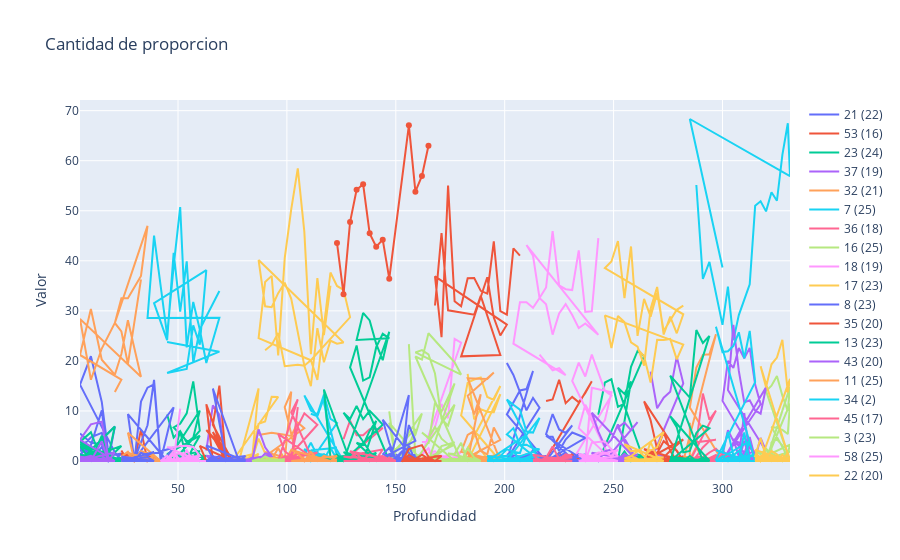

Notebook source saved alongside this figure:
### Code cell
fig = go.Figure()

for element in df_features_2_62["Cluster"].unique():
    nameCluster = str(element) + " (" +  str(len(df_features_2_62[df_features_2_62["Cluster"] == element]["Family"].unique())) + ")"
    fig.add_trace(go.Scatter(x=df_features_2_62[df_features_2_62["Cluster"] == element]["Profundidad"], y=df_features_2_62[df_features_2_62["Cluster"] == element]["Valor"], name=nameCluster))

fig.update_layout(title='Cantidad de proporcion',
                   xaxis_title='Profundidad',
                   yaxis_title='Valor')
fig.show()
